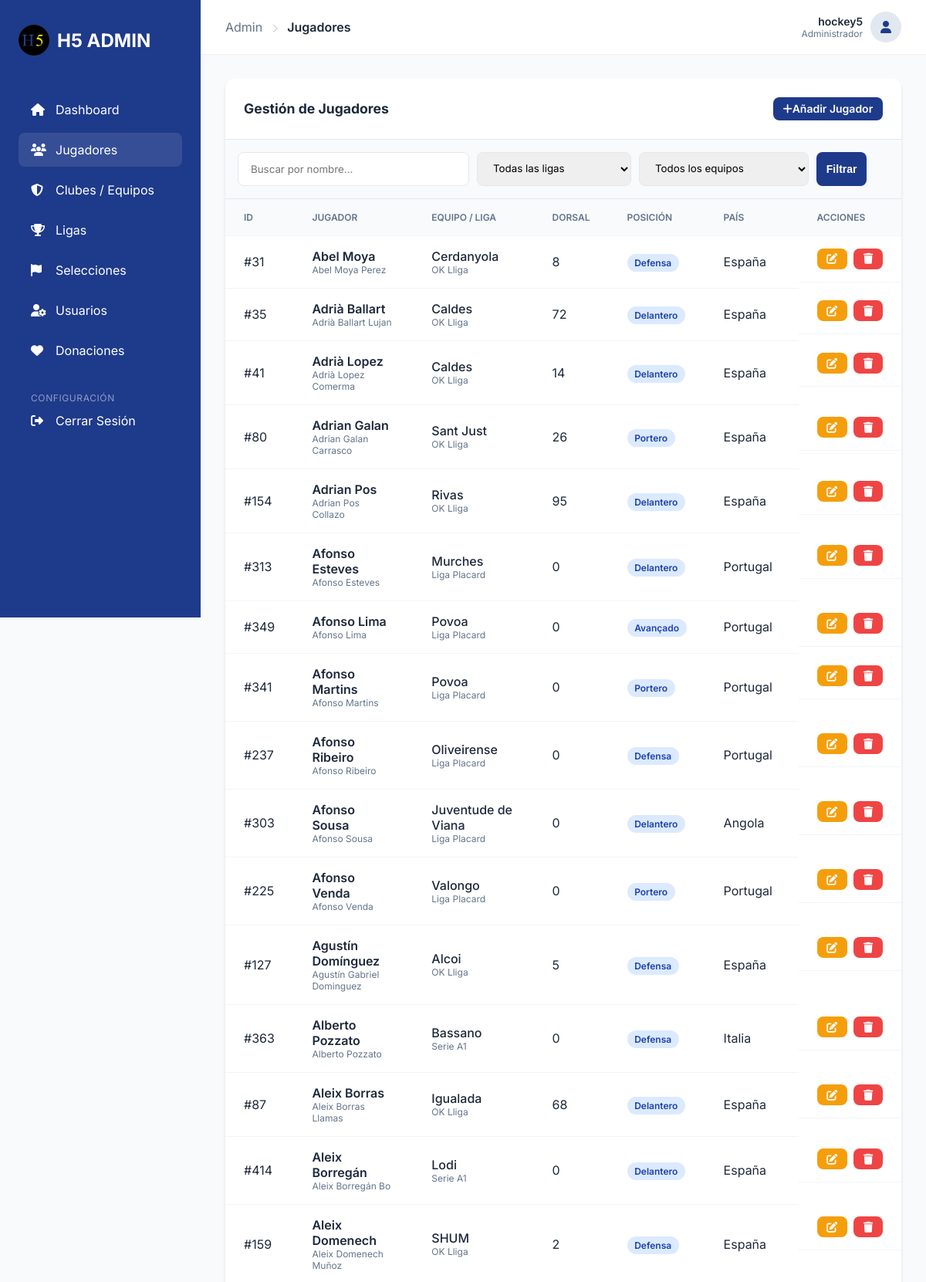
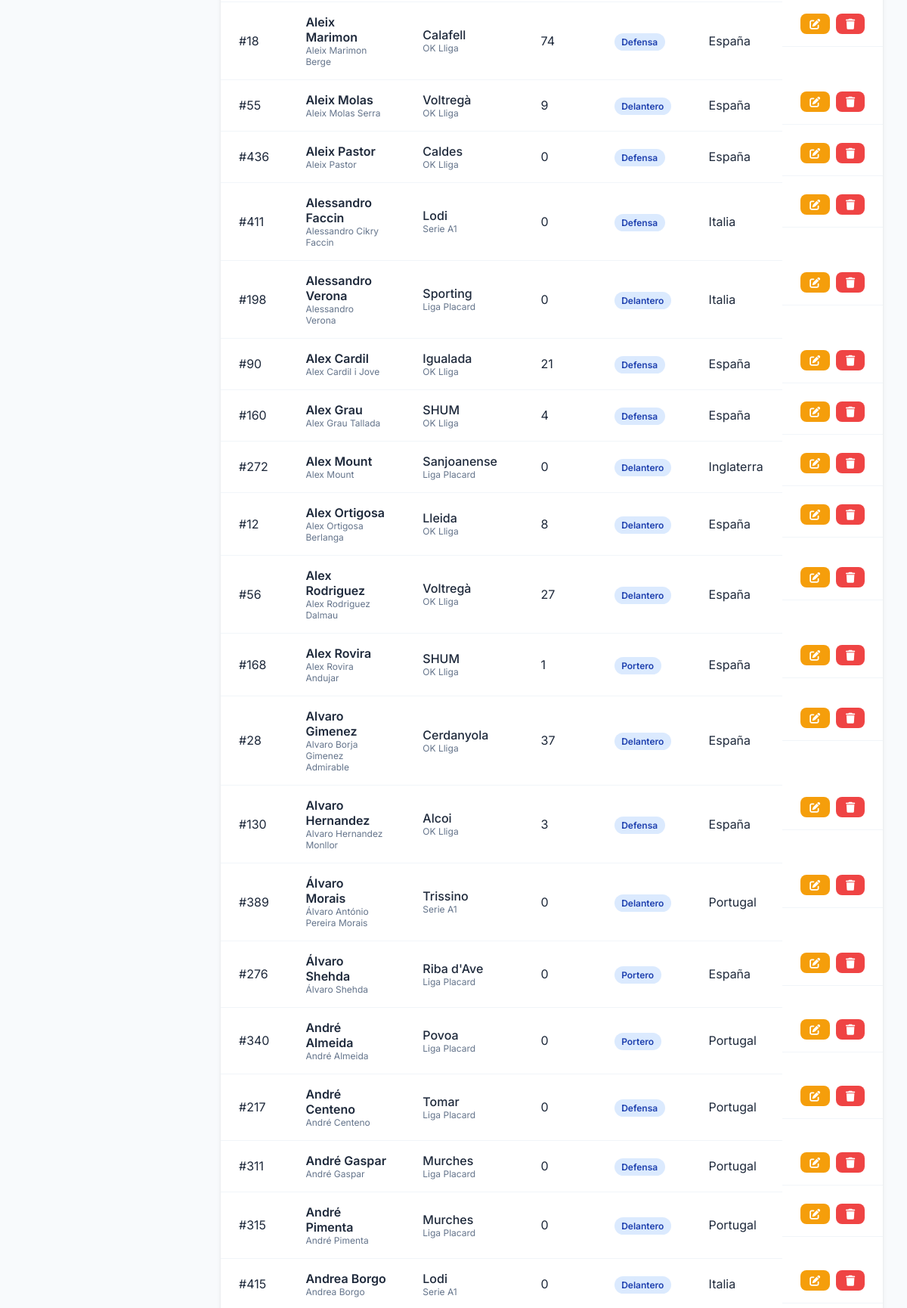
The app's page /admin/players.php (signed in, upper part) with its own data (2 pictures, top to bottom).
### tables this page shows
CREATE TABLE `players` (
  `id` int(10) UNSIGNED NOT NULL,
  `name` varchar(128) NOT NULL,
  `full_name` varchar(255) DEFAULT NULL,
  `country` varchar(64) DEFAULT NULL,
  `birth_year` smallint(5) UNSIGNED DEFAULT NULL,
  `position` varchar(32) DEFAULT NULL,
  `league_id` int(10) UNSIGNED NOT NULL,
  `current_team_id` int(10) UNSIGNED DEFAULT NULL,
  `current_team_name` varchar(128) DEFAULT NULL,
  `Numero` int(11) NOT NULL,
  `seleccio_id` int(11) DEFAULT NULL
);

CREATE TABLE `teams` (
  `id` int(10) UNSIGNED NOT NULL,
  `league_id` int(10) UNSIGNED NOT NULL,
  `name` varchar(128) NOT NULL,
  `normalized_name` varchar(128) NOT NULL,
  `city` varchar(128) DEFAULT NULL,
  `logo_url` text DEFAULT NULL
);

CREATE TABLE `leagues` (
  `id` int(10) UNSIGNED NOT NULL,
  `code` varchar(32) NOT NULL,
  `name` varchar(64) NOT NULL
);

### admin/players.php (the view, shortened to what this page needs)
<?php
require_once __DIR__ . '/includes/header.php';
$search = $_GET['search'] ?? '';
$league_filter = $_GET['league_id'] ?? '';
$team_filter = $_GET['team_id'] ?? '';
try {
    $pdo = hoquei5_pdo();
    $query = "SELECT p.*, t.name as team_name, l.name as league_name
              FROM `players` p
              LEFT JOIN `teams` t ON p.current_team_id = t.id
              LEFT JOIN `leagues` l ON p.league_id = l.id
              WHERE 1=1";
    $params = [];
    $query .= " ORDER BY p.name ASC LIMIT 100";
    $stmt = $pdo->prepare($query);
    $stmt->execute($params);
    $players = $stmt->fetchAll();
} catch (Exception $e) {
    echo "Error: " . $e->getMessage();
}
$filterQuery = http_build_query(array_filter([
    'search' => $search,
    'league_id' => $league_filter,
    'team_id' => $team_filter,
]));
?>
<div class="table-container">
    <div class="table-header">
        <h2 style="font-size: 1.1rem; font-weight: 700;">Gestión de Jugadores</h2>
        <a href="player_edit.php<?php echo $filterQuery ? '?' . $filterQuery : ''; ?>" class="btn btn-primary btn-sm" style="width: auto;"><i class="fas fa-plus"></i> Añadir Jugador</a>
    </div>
    <div style="padding: 1rem; background: #f8fafc; border-bottom: 1px solid #e2e8f0;">
        <form method="GET" style="display: flex; gap: 10px; flex-wrap: wrap;">
            <input type="text" name="search" placeholder="Buscar por nombre..." class="form-input" style="max-width: 300px;" value="<?php echo htmlspecialchars($search); ?>">
            <select name="league_id" id="league_filter_select" class="form-input" style="max-width: 200px;">
                <option value="">Todas las ligas</option>
            </select>
            <select name="team_id" id="team_filter_select" class="form-input" style="max-width: 220px;">
                <option value="">Todos los equipos</option>
            </select>
            <button type="submit" class="btn btn-primary btn-sm" style="width: auto;">Filtrar</button>
        </form>
    </div>
    <table class="admin-table">
        <thead>
            <tr>
                <th>ID</th>
                <th>Jugador</th>
                <th>Equipo / Liga</th>
                <th>Dorsal</th>
                <th>Posición</th>
                <th>País</th>
                <th>Acciones</th>
            </tr>
        </thead>
        <tbody>
            <?php foreach ($players as $p): ?>
            <tr>
                <td>#<?php echo $p['id']; ?></td>
                <td>
                    <div style="font-weight: 600;"><?php echo htmlspecialchars($p['name']); ?></div>
                    <div style="font-size: 0.75rem; color: var(--text-muted);"><?php echo htmlspecialchars($p['full_name'] ?? ''); ?></div>
                </td>
                <td>
                    <div style="font-weight: 500;"><?php echo htmlspecialchars($p['team_name'] ?? $p['current_team_name'] ?? 'Sin equipo'); ?></div>
                    <div style="font-size: 0.75rem; color: var(--text-muted);"><?php echo htmlspecialchars($p['league_name'] ?? 'Sin liga'); ?></div>
                </td>
                <td><?php echo htmlspecialchars($p['Numero'] ?? '-'); ?></td>
                <td><span class="badge badge-info"><?php echo htmlspecialchars($p['position'] ?? 'N/A'); ?></span></td>
                <td><?php echo htmlspecialchars($p['country'] ?? 'N/A'); ?></td>
                <td class="actions">
                    <a href="player_edit.php?id=<?php echo $p['id']; ?><?php echo $filterQuery ? '&' . $filterQuery : ''; ?>" class="btn btn-warning btn-sm" style="width: auto;"><i class="fas fa-edit"></i></a>
                    <a href="player_delete.php?id=<?php echo $p['id']; ?><?php echo $filterQuery ? '&' . $filterQuery : ''; ?>" class="btn btn-danger btn-sm" style="width: auto;" onclick="return confirm('¿Estás seguro de que deseas eliminar este jugador?');"><i class="fas fa-trash"></i></a>
                </td>
            </tr>
            <?php endforeach; ?>
        </tbody>
    </table>
</div>
<?php require_once __DIR__ . '/includes/footer.php'; ?>

### admin/admin.css (style rules this page uses)
:root { --primary: #1e3a8a; --secondary: #3b82f6; --accent: #f59e0b; --bg: #f8fafc; --card-bg: #ffffff; --text: #1e293b; --text-muted: #64748b; --sidebar-w: 260px; --header-h: 70px; --radius: 12px; --shadow: 0 4px 6px -1px rgb(0 0 0 / 0.1), 0 2px 4px -2px rgb(0 0 0 / 0.1); }
* { box-sizing: border-box; margin: 0; padding: 0; }
body { font-family: 'Inter', sans-serif; background: var(--bg); color: var(--text); overflow-x: hidden; }
a { text-decoration: none; color: inherit; }
.form-input { width: 100%; padding: 0.75rem 1rem; border: 1px solid #e2e8f0; border-radius: 8px; font-family: inherit; transition: border-color 0.2s; }
.btn { width: 100%; padding: 0.75rem 1.5rem; border: none; border-radius: 8px; font-weight: 600; cursor: pointer; transition: all 0.2s; display: inline-flex; align-items: center; justify-content: center; }
.btn-primary { background: var(--primary); color: white; }
.table-container { background: var(--card-bg); border-radius: var(--radius); box-shadow: var(--shadow); overflow: hidden; margin-bottom: 2rem; }
.table-header { padding: 1.5rem; border-bottom: 1px solid #e2e8f0; display: flex; justify-content: space-between; align-items: center; }
.admin-table { width: 100%; border-collapse: collapse; }
.admin-table th, .admin-table td { padding: 1rem 1.5rem; text-align: left; border-bottom: 1px solid #f1f5f9; }
.admin-table th { background: #f8fafc; font-weight: 600; color: var(--text-muted); font-size: 0.75rem; text-transform: uppercase; }
.actions { display: flex; gap: 0.5rem; }
.btn-sm { padding: 0.4rem 0.8rem; font-size: 0.875rem; }
.btn-danger { background: #ef4444; color: white; }
.btn-warning { background: var(--accent); color: white; }
.badge { padding: 0.25rem 0.6rem; border-radius: 9999px; font-size: 0.75rem; font-weight: 600; }
.badge-info { background: #dbeafe; color: #1e40af; }

### records on screen
players: id "31", name "Abel Moya", full_name "Abel Moya Perez", current_team.name "Cerdanyola", league.name "OK Lliga", Numero "8", position "Defensa", country "España"
players: id "35", name "Adrià Ballart", full_name "Adrià Ballart Lujan", current_team.name "Caldes", league.name "OK Lliga", Numero "72", position "Delantero", country "España"
players: id "41", name "Adrià Lopez", full_name "Adrià Lopez Comerma", current_team.name "Caldes", league.name "OK Lliga", Numero "14", position "Delantero", country "España"
players: id "80", name "Adrian Galan", full_name "Adrian Galan Carrasco", current_team.name "Sant Just", league.name "OK Lliga", Numero "26", position "Portero", country "España"
players: id "154", name "Adrian Pos", full_name "Adrian Pos Collazo", current_team.name "Rivas", league.name "OK Lliga", Numero "95", position "Delantero", country "España"
players: id "313", name "Afonso Esteves", full_name "Afonso Esteves", current_team.name "Murches", league.name "Liga Placard", Numero "0", position "Delantero", country "Portugal"
players: id "349", name "Afonso Lima", full_name "Afonso Lima", current_team.name "Povoa", league.name "Liga Placard", Numero "0", position "Avançado", country "Portugal"
players: id "341", name "Afonso Martins", full_name "Afonso Martins", current_team.name "Povoa", league.name "Liga Placard", Numero "0", position "Portero", country "Portugal"
players: id "237", name "Afonso Ribeiro", full_name "Afonso Ribeiro", current_team.name "Oliveirense", league.name "Liga Placard", Numero "0", position "Defensa", country "Portugal"
players: id "303", name "Afonso Sousa", full_name "Afonso Sousa", current_team.name "Juventude de Viana", league.name "Liga Placard", Numero "0", position "Delantero", country "Angola"
players: id "225", name "Afonso Venda", full_name "Afonso Venda", current_team.name "Valongo", league.name "Liga Placard", Numero "0", position "Portero", country "Portugal"
players: id "127", name "Agustín Domínguez", full_name "Agustín Gabriel Dominguez", current_team.name "Alcoi", league.name "OK Lliga", Numero "5", position "Defensa", country "España"
players: id "363", name "Alberto Pozzato", full_name "Alberto Pozzato", current_team.name "Bassano", league.name "Serie A1", Numero "0", position "Defensa", country "Italia"
players: id "87", name "Aleix Borras", full_name "Aleix Borras Llamas", current_team.name "Igualada", league.name "OK Lliga", Numero "68", position "Delantero", country "España"
players: id "414", name "Aleix Borregán", full_name "Aleix Borregán Bo", current_team.name "Lodi", league.name "Serie A1", Numero "0", position "Delantero", country "España"
players: id "159", name "Aleix Domenech", full_name "Aleix Domenech Muñoz", current_team.name "SHUM", league.name "OK Lliga", Numero "2", position "Defensa", country "España"
players: id "18", name "Aleix Marimon", full_name "Aleix Marimon Berge", current_team.name "Calafell", league.name "OK Lliga", Numero "74", position "Defensa", country "España"
players: id "55", name "Aleix Molas", full_name "Aleix Molas Serra", current_team.name "Voltregà", league.name "OK Lliga", Numero "9", position "Delantero", country "España"
players: id "436", name "Aleix Pastor", full_name "Aleix Pastor", current_team.name "Caldes", league.name "OK Lliga", Numero "0", position "Defensa", country "España"
players: id "411", name "Alessandro Faccin", full_name "Alessandro Cikry Faccin", current_team.name "Lodi", league.name "Serie A1", Numero "0", position "Defensa", country "Italia"
players: id "198", name "Alessandro Verona", full_name "Alessandro Verona", current_team.name "Sporting", league.name "Liga Placard", Numero "0", position "Delantero", country "Italia"
players: id "90", name "Alex Cardil", full_name "Alex Cardil i Jove", current_team.name "Igualada", league.name "OK Lliga", Numero "21", position "Defensa", country "España"
players: id "160", name "Alex Grau", full_name "Alex Grau Tallada", current_team.name "SHUM", league.name "OK Lliga", Numero "4", position "Defensa", country "España"
players: id "272", name "Alex Mount", full_name "Alex Mount", current_team.name "Sanjoanense", league.name "Liga Placard", Numero "0", position "Delantero", country "Inglaterra"
players: id "12", name "Alex Ortigosa", full_name "Alex Ortigosa Berlanga", current_team.name "Lleida", league.name "OK Lliga", Numero "8", position "Delantero", country "España"
players: id "56", name "Alex Rodriguez", full_name "Alex Rodriguez Dalmau", current_team.name "Voltregà", league.name "OK Lliga", Numero "27", position "Delantero", country "España"
players: id "168", name "Alex Rovira", full_name "Alex Rovira Andujar", current_team.name "SHUM", league.name "OK Lliga", Numero "1", position "Portero", country "España"
players: id "28", name "Alvaro Gimenez", full_name "Alvaro Borja Gimenez Admirable", current_team.name "Cerdanyola", league.name "OK Lliga", Numero "37", position "Delantero", country "España"
players: id "130", name "Alvaro Hernandez", full_name "Alvaro Hernandez Monllor", current_team.name "Alcoi", league.name "OK Lliga", Numero "3", position "Defensa", country "España"
players: id "389", name "Álvaro Morais", full_name "Álvaro António Pereira Morais", current_team.name "Trissino", league.name "Serie A1", Numero "0", position "Delantero", country "Portugal"
players: id "276", name "Álvaro Shehda", full_name "Álvaro Shehda", current_team.name "Riba d'Ave", league.name "Liga Placard", Numero "0", position "Portero", country "España"
players: id "340", name "André Almeida", full_name "André Almeida", current_team.name "Povoa", league.name "Liga Placard", Numero "0", position "Portero", country "Portugal"
players: id "217", name "André Centeno", full_name "André Centeno", current_team.name "Tomar", league.name "Liga Placard", Numero "0", position "Defensa", country "Portugal"
players: id "311", name "André Gaspar", full_name "André Gaspar", current_team.name "Murches", league.name "Liga Placard", Numero "0", position "Defensa", country "Portugal"
players: id "315", name "André Pimenta", full_name "André Pimenta", current_team.name "Murches", league.name "Liga Placard", Numero "0", position "Delantero", country "Portugal"
players: id "415", name "Andrea Borgo", full_name "Andrea Borgo", current_team.name "Lodi", league.name "Serie A1", Numero "0", position "Delantero", country "Italia"

### other values on screen
$pageTitle "Jugadores"
$_SESSION['admin_user'] "hockey5"
